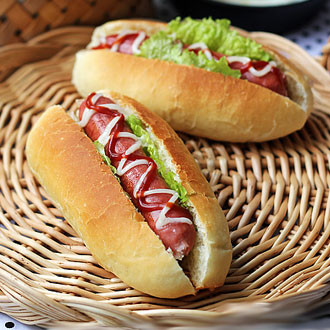
#> input picture Data/Hotdog/1.jpg, 330 x 330 px
$ python ClassificationBypHash.py
#> lines starting #> are read from the running program, lines starting #| are printed output that depends on the picture
# -*- coding:utf-8 -*-
# coder:橘子派_司磊
# 2017年10月31日 时间
# 用OpenCV来识别图片是否是热狗
# 热狗图片一共11582张
# 火锅照片一共1043张
# 效果十分不理想！！

import cv2
import numpy as np

# 计算单通道的直方图的相似值
def calculate(image1,image2):
	hist1 = cv2.calcHist([image1],[0],None,[256],[0.0,255.0])
	hist2 = cv2.calcHist([image2],[0],None,[256],[0.0,255.0])
	# 计算直方图的重合度
	degree = 0
	for i in range(len(hist1)):
		if hist1[i] != hist2[i]:
			degree = degree + (1 - abs(hist1[i]-hist2[i])/max(hist1[i],hist2[i]))
		else:
			degree = degree + 1
	degree = degree/len(hist1)
	return degree

# 通过得到每个通道的直方图来计算相似度
def classify_pHash(image1,image2):
	image1 = cv2.resize(image1,(32,32))
	image2 = cv2.resize(image2,(32,32))
	gray1 = cv2.cvtColor(image1,cv2.COLOR_BGR2GRAY)
	gray2 = cv2.cvtColor(image2,cv2.COLOR_BGR2GRAY)
	# 将灰度图转为浮点型，再进行dct变换
	dct1 = cv2.dct(np.float32(gray1))
	dct2 = cv2.dct(np.float32(gray2))
	# 取左上角的8*8，这些代表图片的最低频率
	# 这个操作等价于c++中利用opencv实现的掩码操作
	# 在python中进行掩码操作，可以直接这样取出图像矩阵的某一部分
	dct1_roi = dct1[0:8,0:8]
	dct2_roi = dct2[0:8,0:8]
	hash1 = getHash(dct1_roi)
	hash2 = getHash(dct2_roi)
	return Hamming_distance(hash1,hash2)

# 输入灰度图，返回hash
def getHash(image):
	avreage = np.mean(image)
	hash = []
	for i in range(image.shape[0]):
		for j in range(image.shape[1]):
			if image[i,j] > avreage:
				hash.append(1)
			else:
				hash.append(0)
	return hash

# 计算汉明距离
def Hamming_distance(hash1,hash2):
	num = 0
	for index in range(len(hash1)):
		if hash1[index] != hash2[index]:
			num += 1
	return num

if __name__ == '__main__':
	img1 = cv2.imread('../Data/Hotdog/1.jpg')
#> img1 is the input picture: shape (330, 330, 3); mean B, G, R 89.6, 130.2, 165
	img2 = cv2.imread('../Data/Hotpet/1.jpg')
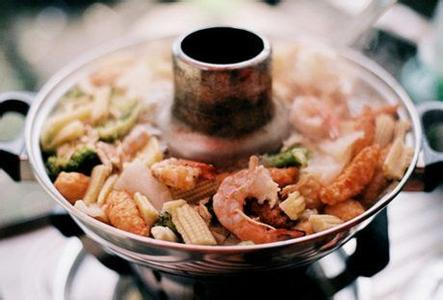
#> input picture Data/Hotpet/1.jpg, 443 x 300 px
#> img2 is the input picture: shape (300, 443, 3); mean B, G, R 121.2, 132.9, 155.1
	# 取一个热狗和火锅的图做对比，效果为相似度为31，可见效果十分不好
	degree = classify_pHash(img1,img2)
#> in classify_pHash, `image1 = cv2.resize(image1,(32,32))`:
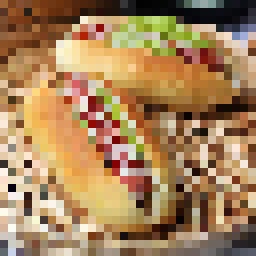
#> image1: shape (32, 32, 3) (shown 8 times larger); mean of channels 0, 1, 2 90.4, 130.6, 165.7; drawn as B, G, R
#> in classify_pHash, `image2 = cv2.resize(image2,(32,32))`:
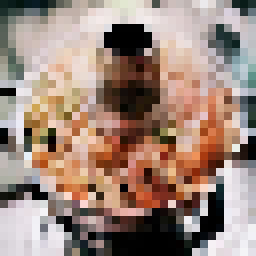
#> image2: shape (32, 32, 3) (shown 8 times larger); mean of channels 0, 1, 2 122.2, 133.9, 156.4; drawn as B, G, R
#> in classify_pHash, `gray1 = cv2.cvtColor(image1,cv2.COLOR_BGR2GRAY)`:
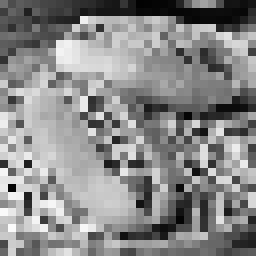
#> gray1: shape (32, 32) (shown 8 times larger); min 2, max 251, mean 136.5
#> in classify_pHash, `gray2 = cv2.cvtColor(image2,cv2.COLOR_BGR2GRAY)`:
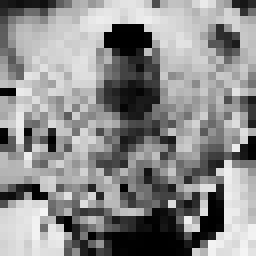
#> gray2: shape (32, 32) (shown 8 times larger); min 0, max 244, mean 139.3
#> in classify_pHash, `dct1 = cv2.dct(np.float32(gray1))`:
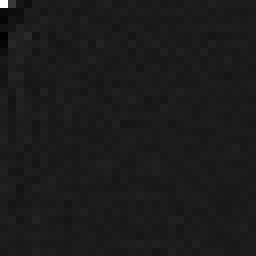
#> dct1: shape (32, 32) float32 (shown 8 times larger); min -518.2, max 4369.1, mean 4.3; drawn with min black and max white
#> in getHash, `avreage = np.mean(image)`: avreage = 49.19
#> in classify_pHash, `hash1 = getHash(dct1_roi)`: hash1 = 64 values, max 1 at index 0, min 0 at index 2, mean 0.328
#> in classify_pHash, `hash2 = getHash(dct2_roi)`: hash2 = 64 values, max 1 at index 0, min 0 at index 3, mean 0.375
#> the loop in Hamming_distance, `for index in range(len(hash1)):` made 64 passes
#> after the loop in Hamming_distance, `for index in range(len(hash1)):`: num = 31
#> degree = 31
	print(degree)
#| 31
	cv2.waitKey(0)
